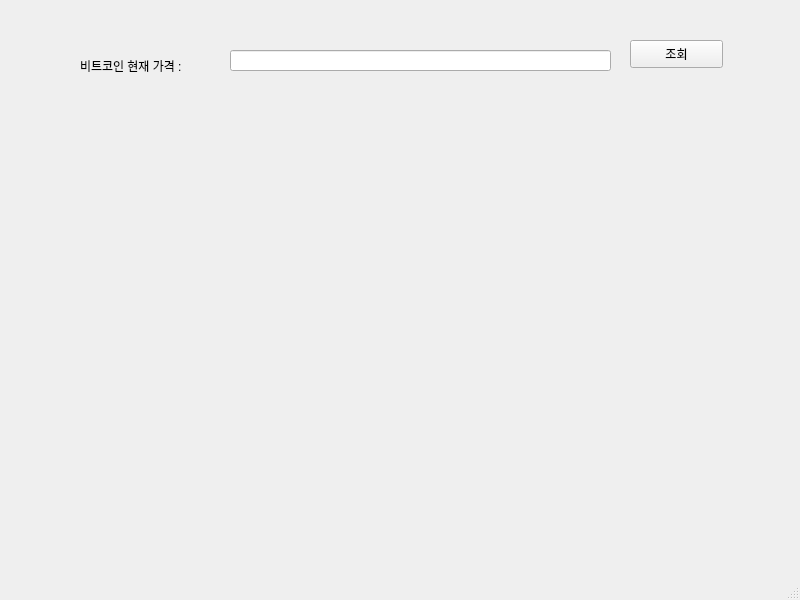
<?xml version="1.0" encoding="UTF-8"?>
<ui version="4.0">
 <class>MainWindow</class>
 <widget class="QMainWindow" name="MainWindow">
  <property name="geometry">
   <rect>
    <x>0</x>
    <y>0</y>
    <width>800</width>
    <height>600</height>
   </rect>
  </property>
  <property name="windowTitle">
   <string>MainWindow</string>
  </property>
  <widget class="QWidget" name="centralwidget">
   <widget class="QPushButton" name="pushButton">
    <property name="geometry">
     <rect>
      <x>630</x>
      <y>40</y>
      <width>93</width>
      <height>28</height>
     </rect>
    </property>
    <property name="text">
     <string>조회</string>
    </property>
   </widget>
   <widget class="QLabel" name="label">
    <property name="geometry">
     <rect>
      <x>80</x>
      <y>40</y>
      <width>201</width>
      <height>51</height>
     </rect>
    </property>
    <property name="maximumSize">
     <size>
      <width>16777215</width>
      <height>51</height>
     </size>
    </property>
    <property name="text">
     <string>비트코인 현재 가격 : </string>
    </property>
   </widget>
   <widget class="QLineEdit" name="lineEdit">
    <property name="geometry">
     <rect>
      <x>230</x>
      <y>50</y>
      <width>381</width>
      <height>21</height>
     </rect>
    </property>
   </widget>
  </widget>
  <widget class="QMenuBar" name="menubar">
   <property name="geometry">
    <rect>
     <x>0</x>
     <y>0</y>
     <width>800</width>
     <height>26</height>
    </rect>
   </property>
  </widget>
  <widget class="QStatusBar" name="statusbar"/>
 </widget>
 <resources/>
 <connections/>
</ui>
